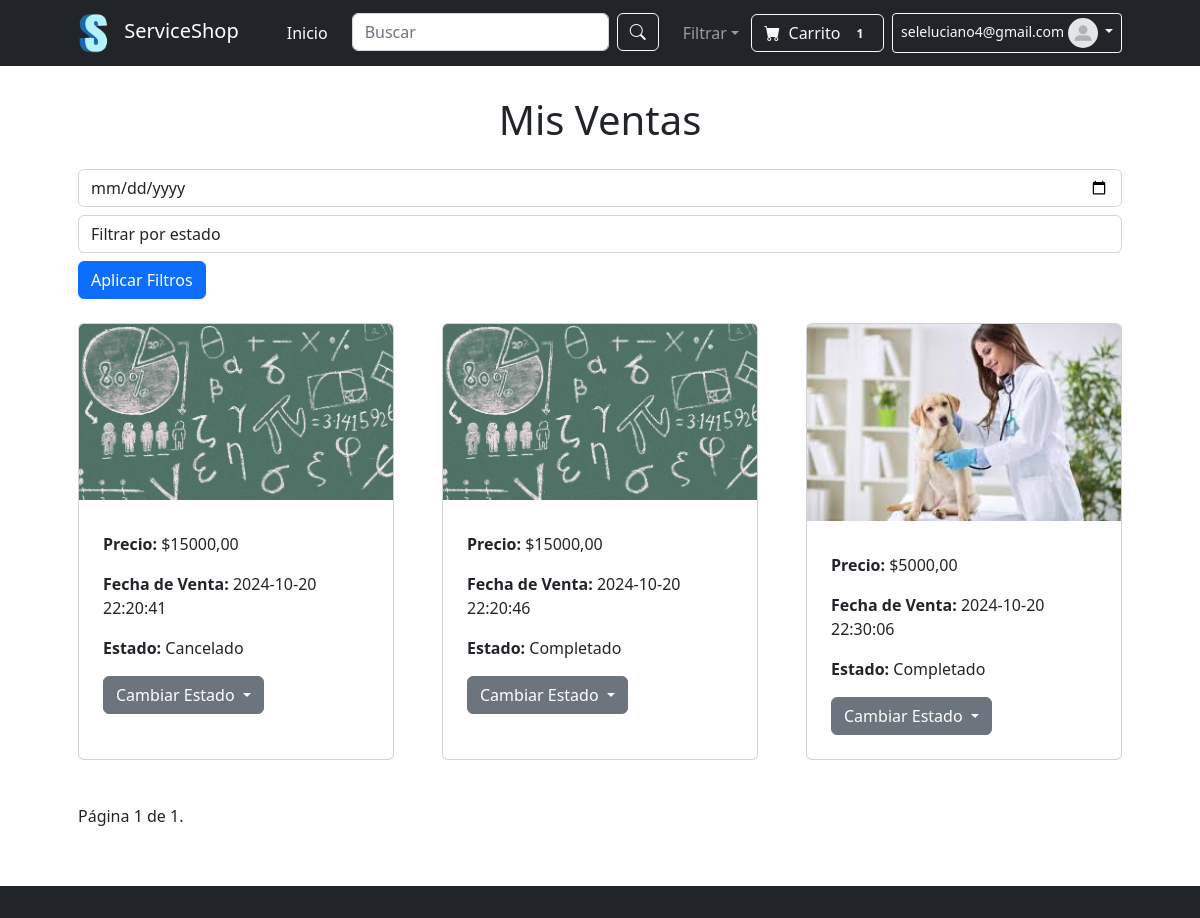
Page /appserviceshop/misventas/ (signed in) on the committed database.
### appserviceshop/models.py (models this page shows, shortened)
class Ventas_M(models.Model):
    CATEGORIA_CHOICES = [
        ('En curso', 'En curso'),
        ('Cancelado', 'Cancelado'),
        ('Completado', 'Completado'),
    ]
    vendedor = models.ForeignKey(User, on_delete=models.CASCADE)
    servicio = models.ForeignKey(Servicio, on_delete=models.CASCADE)
    fecha_venta = models.DateTimeField(auto_now_add=True)
    estado = models.CharField(
        max_length=20,
        choices=CATEGORIA_CHOICES,
        default='En curso'  # Valor predeterminado para el estado
    )

class Servicio(models.Model):
    CATEGORIA_CHOICES = [
        ('Tecnologia', 'Tecnología'),
        ('Educacion', 'Educación'),
        ('Salud', 'Salud'),
        ('Alimentacion', 'Alimentación'),
    ]
    ZONA_CHOICES = [
        ('Norte', 'Norte'),
        ('Sur', 'Sur'),
        ('Este', 'Este'),
        ('Oeste', 'Oeste'),
    ]
    name = models.CharField(max_length=100)  # Nombre del servicio
    categoria = models.CharField(max_length=20, choices=CATEGORIA_CHOICES)  # Categoría
    precio = models.DecimalField(max_digits=10, decimal_places=2)  # Precio del servicio
    zona = models.CharField(max_length=20, choices=ZONA_CHOICES)  # Zona
    descripcion = models.TextField()  # Descripción del servicio
    disponibilidadhoraria = models.CharField(max_length=100)  # Disponibilidad horaria
    imagen = models.ImageField(upload_to='imgservices/')
    creacion = models.DateTimeField(auto_now_add=True)  # Fecha de creación
    actualizacion = models.DateTimeField(auto_now=True)  # Fecha de última actualización
    vendedor = models.ForeignKey(User, on_delete=models.CASCADE, related_name="servicios")

### appserviceshop/views.py (the view)
# urls.py: path('misventas/',views.mis_ventas,name="misventas"),
@login_required
def mis_ventas(request):
    ventas = Ventas_M.objects.filter(vendedor=request.user)
    fecha = request.GET.get('date')
    if fecha:
        ventas = ventas.filter(fecha_venta__date=fecha)
    estado = request.GET.get('status')
    if estado:
        ventas = ventas.filter(estado__iexact=estado)
    page_number = request.GET.get('page')  # Obtener el número de página actual
    paginator = Paginator(ventas, 10)  # Mostrar 10 ventas por página
    page_obj = paginator.get_page(page_number)  # Obtener el objeto de la página actual
    return render(request, 'misventas.html', {'page_obj': page_obj})

### appserviceshop/context_processors.py (called while the page is built)
def avatar_processor(request):
    if request.user.is_authenticated:
        avatar = Avatar.objects.filter(user=request.user).first()
        if avatar and avatar.imagen:
            imagen = avatar.imagen.url  # Si el usuario tiene un avatar, usa su URL
        else:
            imagen = static('img/predeterminado.jpg')  # Imagen predeterminada si no tiene avatar
    else:
        imagen = static('img/predeterminado.jpg')  # Imagen predeterminada para usuarios no autenticados
    return {'imagen': imagen}

def servicios_context(request):
    servicios = Servicio.objects.all()
    return {'servicios': servicios}

def ventas_context(request):
    if request.user.is_authenticated:
        ventas_list = Ventas_M.objects.filter(vendedor=request.user)
    else:
        ventas_list = []
    return {
        'ventas_list': ventas_list
    }

### appserviceshop/templates/misventas.html (shortened to what this page needs)
{% extends "padre.html" %}
{% load static %}
{% block contenidoQueCambia %}
<section class="py-5">
    <div class="container px-4 px-lg-5 mt-5">
        <h1 style="text-align: center; margin-bottom: 25px;">Mis Ventas</h1>
        <div class="filters mb-4">
            <form method="GET" action="{% url 'misventas' %}">
                <input type="date" id="filter-date" name="date" class="form-control" placeholder="Filtrar por fecha">
                <select id="filter-status" name="status" class="form-control mt-2">
                    <option value="">Filtrar por estado</option>
                </select>
                <button type="submit" class="btn btn-primary mt-2">Aplicar Filtros</button>
            </form>
        </div>
        <div class="row gx-4 gx-lg-5 row-cols-1 row-cols-md-2 row-cols-xl-3 justify-content-center" id="venta-list">
            {% for venta in page_obj %}
            <div class="col mb-4">
                <div class="card h-100">
                    <img class="card-img-top" src="{{ venta.servicio.imagen.url }}" alt="{{ venta.servicio.nombre }}">
                    <div class="card-body p-4">
                        <p class="card-text"><strong>Precio:</strong> ${{ venta.servicio.precio }}</p>
                        <p class="card-text"><strong>Fecha de Venta:</strong> {{ venta.fecha_venta|date:"Y-m-d H:i:s" }}</p>
                        <p class="card-text"><strong>Estado:</strong> {{ venta.estado }}</p>
                        <div class="dropdown">
                            <button class="btn btn-secondary dropdown-toggle" type="button" id="dropdownMenuButton{{ venta.id }}" data-bs-toggle="dropdown" aria-expanded="false">
                                Cambiar Estado
                            </button>
                        </div>
                    </div>
                </div>
            </div>
            {% empty %}
            <div id="no-ventas" class="no-ventas col-12">
                <p>No hay ventas registradas.</p>
            </div>
            {% endfor %}
        </div>
        <div class="pagination" style="text-align: center; margin-top: 20px;">
            <span style="display: block; margin-bottom: 10px;">
                Página {{ page_obj.number }} de {{ page_obj.paginator.num_pages }}.
            </span>
        </div>
    </div>
</section>
{% endblock %}

### appserviceshop/templates/padre.html (shortened to what this page needs)
{% load static %}
<!DOCTYPE html>
<html lang="es">
<head>
    <link href="https://cdn.jsdelivr.net/npm/bootstrap-icons@1.5.0/font/bootstrap-icons.css" rel="stylesheet" />
    <link href="{% static 'css/styles.css' %}" rel="stylesheet" />
</head>
<body class="d-flex flex-column min-vh-100">
    {% if not hide_navbar %}
    <nav class="navbar navbar-expand-lg navbar-dark bg-dark fixed-top">
        <div class="container px-4 px-lg-5">
            <a class="navbar-brand" href="{% url 'inicio' %}">
                <img src="{% static 'img/logo.png' %}" alt="Logo" style="height: 40px; margin-right: 10px;">
                ServiceShop
            </a>
            <div class="collapse navbar-collapse" id="navbarSupportedContent">
                <ul class="navbar-nav me-auto mb-2 mb-lg-0 ms-lg-4">
                    <li class="nav-item">
                        <a class="nav-link active" aria-current="page" href="{% url 'inicio' %}">Inicio</a>
                    </li>
                    <li class="nav-item">
                        <form class="d-flex mx-3" style="max-width: 400px;">
                            <input class="form-control me-2" type="search" placeholder="Buscar" aria-label="Search">
                            <button class="btn btn-outline-light" type="submit">
                                <i class="bi-search"></i>
                            </button>
                        </form>
                    </li>
                    <li class="nav-item dropdown">
                        <a class="nav-link dropdown-toggle" id="navbarDropdown" href="#" role="button"
                            data-bs-toggle="dropdown" aria-expanded="false">Filtrar</a>
                    </li>
                </ul>
                <div class="d-flex align-items-center">
                    <a href="{% url 'ver_carrito' %}" class="btn btn-outline-light btn-smaller me-2">
                        <i class="bi-cart-fill me-1"></i>
                        Carrito
                        <span class="badge bg-dark text-white ms-1 rounded-pill badge-smaller">
                            {{ carrito_cantidad }}
                        </span>
                    </a>
                    <div class="dropdown">
                        <button class="btn btn-sm btn-outline-light dropdown-toggle" type="button"
                            id="dropdownMenuButton" data-bs-toggle="dropdown" aria-expanded="false">
                            {{ user.username }}
                            <img src="{{ imagen }}" alt="Avatar del usuario" class="avatar-small">
                        </button>
                    </div>
                </div>
            </div>
        </div>
    </nav>
    {% endif %}
<div id="toast-container" aria-live="polite" aria-atomic="true" class="position-fixed top-0 end-0 p-3">
</div>
    {% block contenidoQueCambia %}
    {% endblock %}
    <footer class="bg-dark text-light py-3 mt-auto">
    </footer>
</body>
</html>

### rows in the picture
Ventas_M: servicio.imagen (picture), servicio.precio "15000,00", fecha_venta "2024-10-20 22:20:41", estado "Cancelado"
Ventas_M: servicio.imagen (picture), servicio.precio "15000,00", fecha_venta "2024-10-20 22:20:46", estado "Completado"
Ventas_M: servicio.imagen (picture), servicio.precio "5000,00", fecha_venta "2024-10-20 22:30:06", estado "Completado"

### other values in the picture
{{ carrito_cantidad }} "1"
{{ user.username }} "seleluciano4@gmail.com"
{{ page_obj.number }} "1"
{{ page_obj.paginator.num_pages }} "1"
